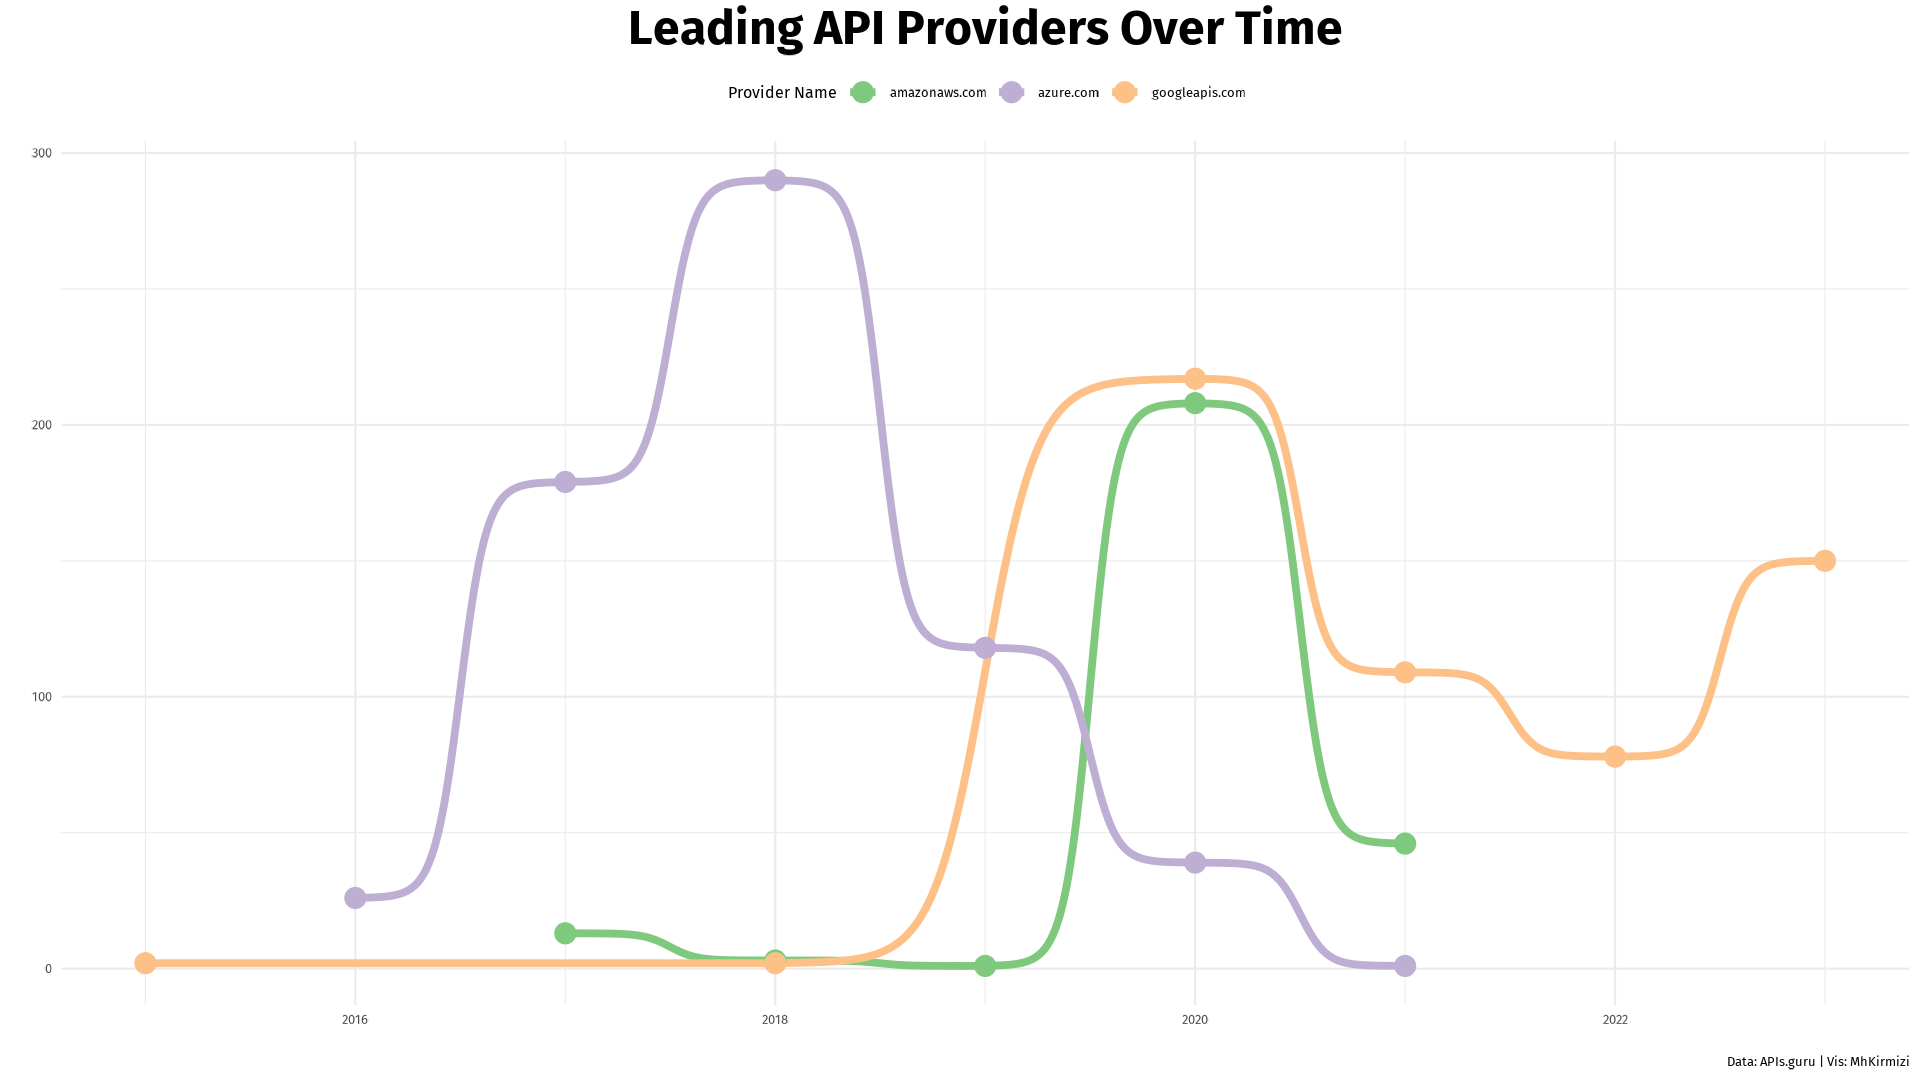

Recreate this plot in R.
library(tidyverse)
library(dlookr)
library(ggbump)
library(showtext)
### Fonts
font_add_google("Fira Sans", "fira")
showtext_auto()
api_categories <- readr::read_csv('https://raw.githubusercontent.com/rfordatascience/tidytuesday/main/data/2025/2025-06-17/api_categories.csv')
api_info <- readr::read_csv('https://raw.githubusercontent.com/rfordatascience/tidytuesday/main/data/2025/2025-06-17/api_info.csv')
api_logos <- readr::read_csv('https://raw.githubusercontent.com/rfordatascience/tidytuesday/main/data/2025/2025-06-17/api_logos.csv')
api_origins <- readr::read_csv('https://raw.githubusercontent.com/rfordatascience/tidytuesday/main/data/2025/2025-06-17/api_origins.csv')
apisguru_apis <- readr::read_csv('https://raw.githubusercontent.com/rfordatascience/tidytuesday/main/data/2025/2025-06-17/apisguru_apis.csv')
df <- apisguru_apis |> 
  left_join(api_logos, by = "name") |> 
  left_join(api_info, by = "name") |> 
  left_join(api_categories, by = "name") 
remove(api_origins)
diagnose(df) |> print(n= 22)

df<- df |> 
  mutate(apisguru_category = as.factor(apisguru_category), 
         provider_name = as.factor(provider_name)
         )
top10 <- df |> 
  group_by(apisguru_category) |> 
  count() |> 
  ungroup() |> 
  arrange(-n) |> 
  drop_na() |> 
  top_n(n = 10) |> 
  pull(apisguru_category)
df <- df |> 
  mutate(year = lubridate::year(added))
top_4_provider <- df |> 
  group_by(provider_name) |> 
  count() |> 
  arrange(-n) |> head(n= 3) |> 
   pull(provider_name) |> 
   as.character()
plot_df <- df |> 
  filter(provider_name %in% top_4_provider) |> 
  group_by(provider_name, year) |> 
  count()


ggplot(plot_df, aes(year, n, color = provider_name)) +
  geom_bump(size = 2) +
  geom_point(size = 5) +
  scale_color_brewer(palette = "Accent") +
  labs(x = "", 
       y = "", 
       title = "Leading API Providers Over Time", 
       caption = "Data: APIs.guru | Vis: MhKirmizi", 
       color = "Provider Name") +
  theme_minimal(base_size = 12, base_family = "fira") +
  theme(
    plot.title = element_text(size = 36, hjust = .5, face = "bold"),
    plot.background = element_rect(fill = "white", color = "white"), 
    panel.background = element_rect(fill = "white", color = "white"),
    legend.position = "top"
  )
ggsave("ApiR.png", width = 1920, height = 1080, units = "px", dpi = 132)
